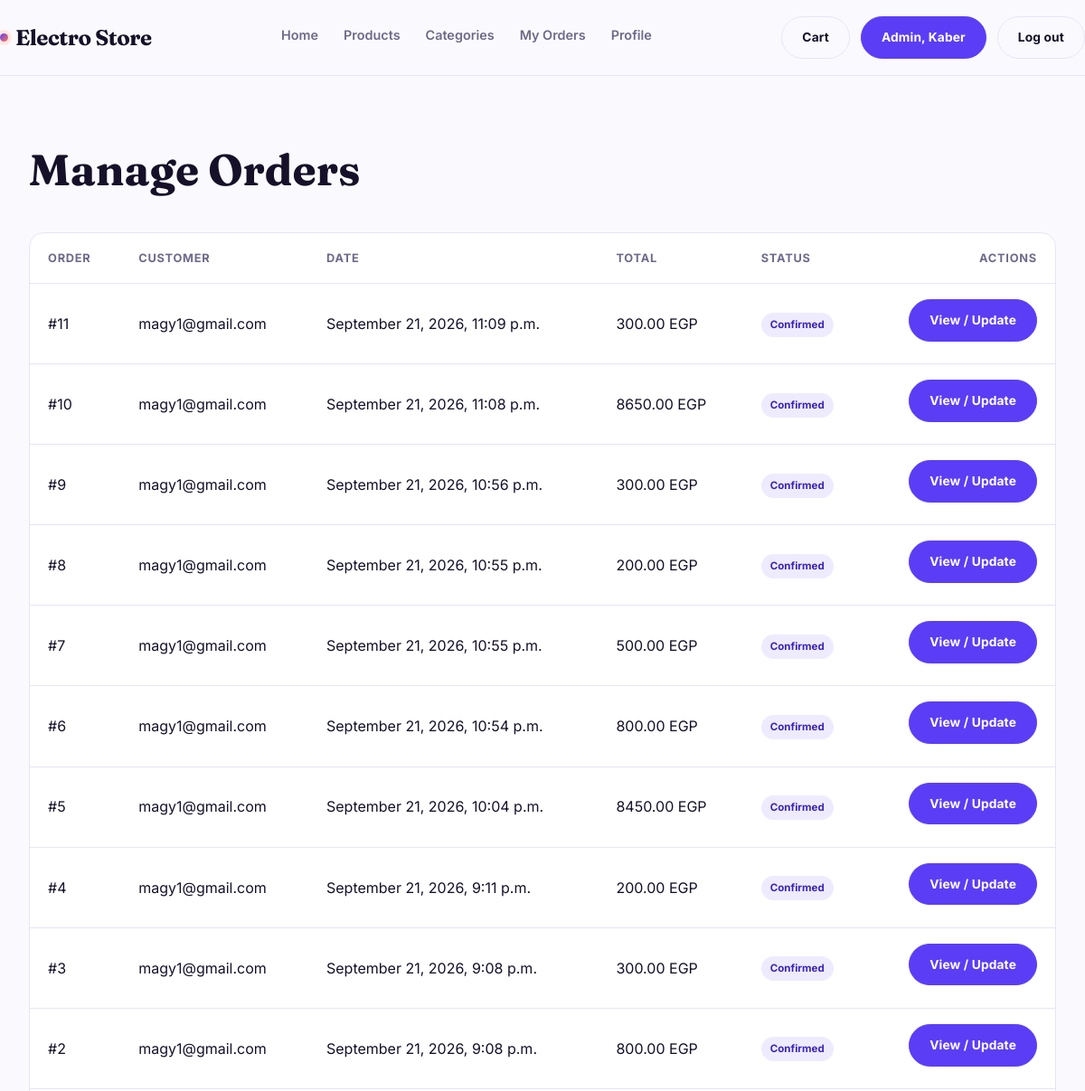
Before: /orders/manage/ (signed in, upper part) with the older database file.
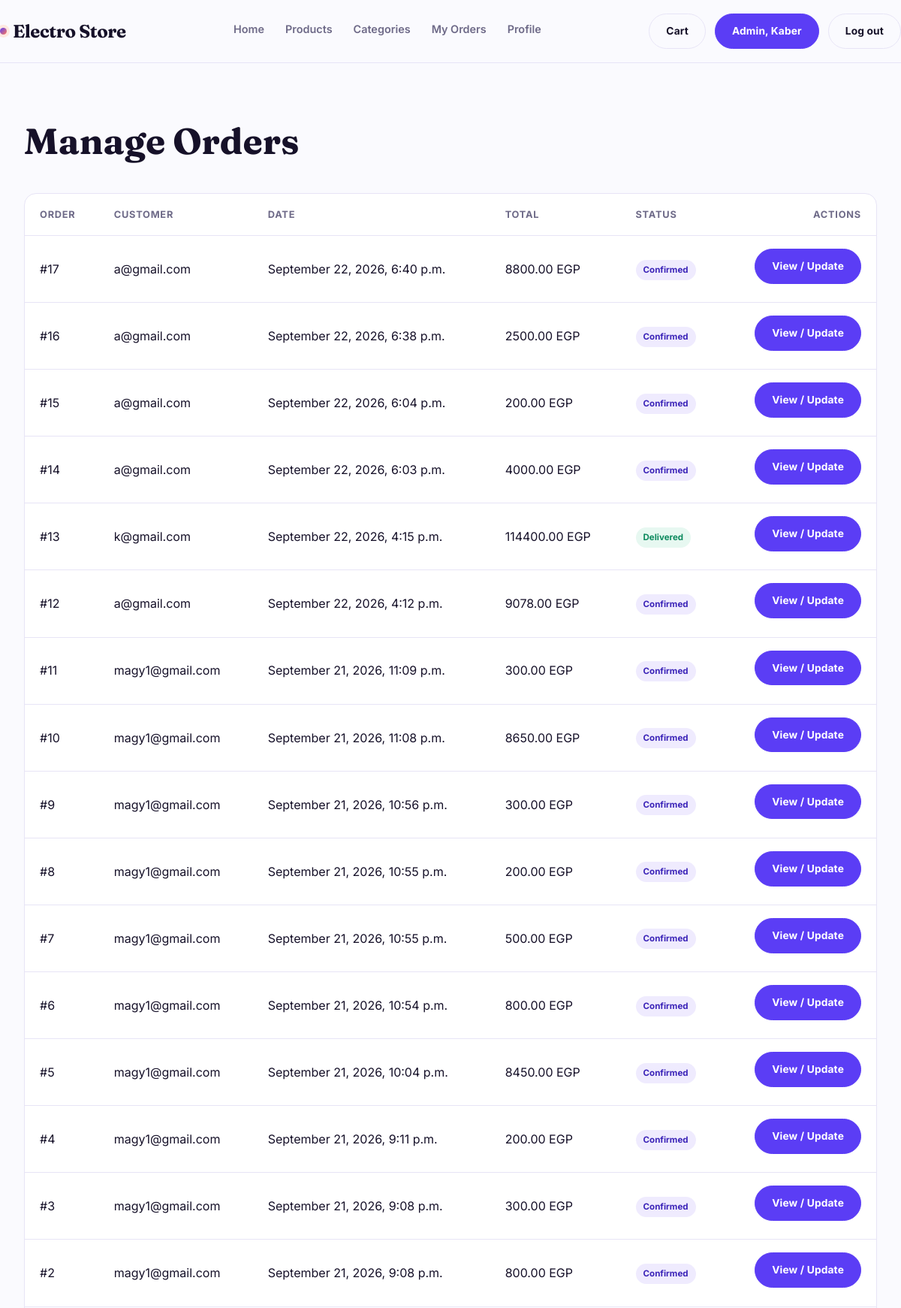
After: the same page with the newer database file.
### accounts/models.py (models this page shows, shortened)
class User(AbstractUser):
    username = None
    email = models.EmailField(unique=True)
    mobile = models.CharField(max_length=11)
    USERNAME_FIELD = "email"
    REQUIRED_FIELDS = []
    objects = UserManager()

### orders/models.py (models this page shows, shortened)
class Order(models.Model):
    STATUS_CHOICES = [
        ('pending', 'Pending'),
        ('confirmed', 'Confirmed'),
        ('shipped', 'Shipped'),
        ('delivered', 'Delivered'),
        ('cancelled', 'Cancelled'),
    ]
    user = models.ForeignKey(
        settings.AUTH_USER_MODEL,
        on_delete=models.CASCADE,
        related_name='orders'
    )
    shipping_full_name = models.CharField(max_length=150)
    shipping_phone = models.CharField(max_length=11)
    shipping_address = models.CharField(max_length=255)
    shipping_city = models.CharField(max_length=100)
    total = models.DecimalField(max_digits=10, decimal_places=2)
    status = models.CharField(max_length=20, choices=STATUS_CHOICES, default='pending')
    created_at = models.DateTimeField(auto_now_add=True)
    class Meta:
        ordering = ['-created_at']

### orders/views.py (the view)
# urls.py: path('manage/', views.admin_order_list, name='admin_order_list'),
@staff_member_required
def admin_order_list(request):
	orders = Order.objects.select_related('user').all()
	return render(request, 'orders/admin_order_list.html', {'orders': orders})

### templates/orders/admin_order_list.html (shortened to what this page needs)
{% extends "base.html" %}
{% block content %}
<section class="orders-page">
    <div class="wrap">
        <h1>Manage Orders</h1>
        <div class="order-box">
            <table class="order-table">
                <thead>
                    <tr>
                        <th>Order</th>
                        <th>Customer</th>
                        <th>Date</th>
                        <th>Total</th>
                        <th>Status</th>
                        <th style="text-align:right">Actions</th>
                    </tr>
                </thead>
                <tbody>
                    {% for order in orders %}<tr>
                        <td>#{{ order.id }}</td>
                        <td>{{ order.user.email }}</td>
                        <td>{{ order.created_at|date:"F j, Y, g:i a" }}</td>
                        <td>{{ order.total }} EGP</td>
                        <td><span class="status-pill status-{{ order.status }}">{{ order.get_status_display }}</span></td>
                        <td style="text-align:right">
                            <a class="btn btn-edit" href="{% url 'orders:admin_order_detail' order.id %}"><span>View / Update</span></a>
                        </td>
                    </tr>{% empty %}<tr>
                        <td colspan="6">No orders yet.</td>
                    </tr>{% endfor %}
                </tbody>
            </table>
        </div>
    </div>
</section>
{% endblock %}

### templates/base.html (shortened to what this page needs)
{% load static %}
<!DOCTYPE html>
<html lang="en">
<head>
  <link rel="stylesheet" href="{% static 'css/base.css' %}">
</head>
<body>
  <header class="top" id="siteHeader">
    <div class="wrap top-in">
      <a class="brand" href="{% url 'catalog:home' %}"><span class="brand-dot"></span>Electro Store</a>
      <nav class="nav">
        <a href="{% url 'catalog:home' %}">Home</a>
        <a href="{% url 'catalog:product_list' %}">Products</a>
        <a href="{% url 'catalog:category_list' %}">Categories</a>
        {% if user.is_authenticated %}
        {% if user.is_staff %}
        <a href="{% url 'orders:order_history' %}">My Orders</a>
        {% else %}
        <a href="{% url 'orders:order_history' %}">My Orders</a>
        {% endif %}
        <a href="{% url 'accounts:profile' %}">Profile</a>
        {% endif %}
      </nav>
      <div class="nav-act">
        <a class="btn btn-ghost" href="{% url 'cart:cart_detail' %}"><span>Cart</span></a>
        {% if user.is_authenticated %}
        <a class="btn" href="{% url 'accounts:profile' %}">
          <span>
            {% if user.is_staff %}
            Admin, {{ user.first_name }}
            {% else %}
            {{ user.first_name|default:"Account" }}
            {% endif %}
          </span>
        </a>
        <a class="btn btn-ghost" href="{% url 'accounts:logout' %}">
          <span>Log out</span>
        </a>
        {% endif %}
      </div>
    </div>
  </header>
  <main>
    {% block content %}{% endblock %}
  </main>
</body>
</html>

### static/css/base.css (style rules this page uses)
:root { --bg:#FAFAFE; --surface:#FFFFFF; --ink:#161129; --muted:#6E6A88; --line:#E7E4F6; --primary:#5B3DF5; --primary-deep:#3B24B8; --accent:#FF7A59; --accent-soft:#FFE8E0; --mint:#12B886; --display:"Fraunces",Georgia,serif; --body:"Inter",system-ui,-apple-system,"Segoe UI",sans-serif; }
* { box-sizing:border-box }
body { margin:0;background:var(--bg);color:var(--ink); font-family:var(--body);font-size:16px;line-height:1.65; -webkit-font-smoothing:antialiased; }
a { color:inherit;text-decoration:none }
.wrap { max-width:1260px;margin:0 auto;padding:0 32px }
.top { border-bottom:1px solid var(--line);background:rgba(250,250,254,.9); backdrop-filter:blur(10px);position:sticky;top:0;z-index:30; transition:box-shadow .3s ease }
.top-in { display:flex;align-items:center;justify-content:space-between; gap:28px;padding:18px 0 }
.brand { font-family:var(--display);font-size:1.5rem;font-weight:700; letter-spacing:-.02em;color:var(--ink);display:flex;align-items:center;gap:8px }
.brand-dot { width:9px;height:9px;border-radius:50%; background:linear-gradient(135deg,var(--primary),var(--accent)); box-shadow:0 0 0 4px var(--accent-soft) }
.nav { display:flex;gap:28px;font-size:.9rem;font-weight:600 }
.nav a { position:relative;padding-bottom:4px;color:var(--muted);transition:color .2s ease }
.nav a::after { content:"";position:absolute;left:0;bottom:0;width:100%;height:2px; border-radius:2px;background:linear-gradient(90deg,var(--primary),var(--accent)); transform:scaleX(0);transform-origin:right; transition:transform .35s cubic-bezier(.4,0,.2,1) }
.nav-act { display:flex;gap:12px;align-items:center }
.btn { position:relative;overflow:hidden;display:inline-block; font-family:var(--body);font-size:.86rem;font-weight:700;letter-spacing:.01em; padding:11px 22px;border-radius:999px;border:1px solid var(--primary); background:var(--primary);color:#fff;cursor:pointer; transition:transform .25s cubic-bezier(.2,.7,.3,1),box-shadow .25s ease,background .25s ease; }
.btn span { position:relative;z-index:1 }
.btn-ghost { background:transparent;color:var(--ink);border-color:var(--line) }
.btn-edit { background:var(--primary);color:#fff;border-color:var(--primary) }

### templates/orders/admin_order_list.html (style rules this page uses)
.orders-page { padding: 64px 0 40px }
.orders-page h1 { font-family: var(--display); font-size: clamp(2rem, 4vw, 3.2rem); margin: 0 0 30px }
.order-box { background: var(--surface); border: 1px solid var(--line); border-radius: 16px; overflow: auto }
.order-table { width: 100%; border-collapse: collapse; min-width: 620px }
.order-table th, .order-table td { text-align: left; padding: 17px 20px; border-bottom: 1px solid var(--line) }
.order-table th { color: var(--muted); font-size: .8rem; text-transform: uppercase; letter-spacing: .06em }
.status-pill { display:inline-block;padding:4px 10px;border-radius:999px;font-size:.72rem;font-weight:700 }
.status-confirmed { background:#EFEBFE;color:#3B24B8 }
.status-delivered { background:#E7F8F1;color:#0E8A5F }

Changed rows visible on the page:
added Order: id "17", user.email "a@gmail.com", created_at "September 22, 2026, 6:40 p.m.", total "8800.00", status "Confirmed"
added Order: id "16", user.email "a@gmail.com", created_at "September 22, 2026, 6:38 p.m.", total "2500.00", status "Confirmed"
added Order: id "15", user.email "a@gmail.com", created_at "September 22, 2026, 6:04 p.m.", total "200.00", status "Confirmed"
added Order: id "14", user.email "a@gmail.com", created_at "September 22, 2026, 6:03 p.m.", total "4000.00", status "Confirmed"
added Order: id "13", user.email "k@gmail.com", created_at "September 22, 2026, 4:15 p.m.", total "114400.00", status "Delivered"
added Order: id "12", user.email "a@gmail.com", created_at "September 22, 2026, 4:12 p.m.", total "9078.00", status "Confirmed"
